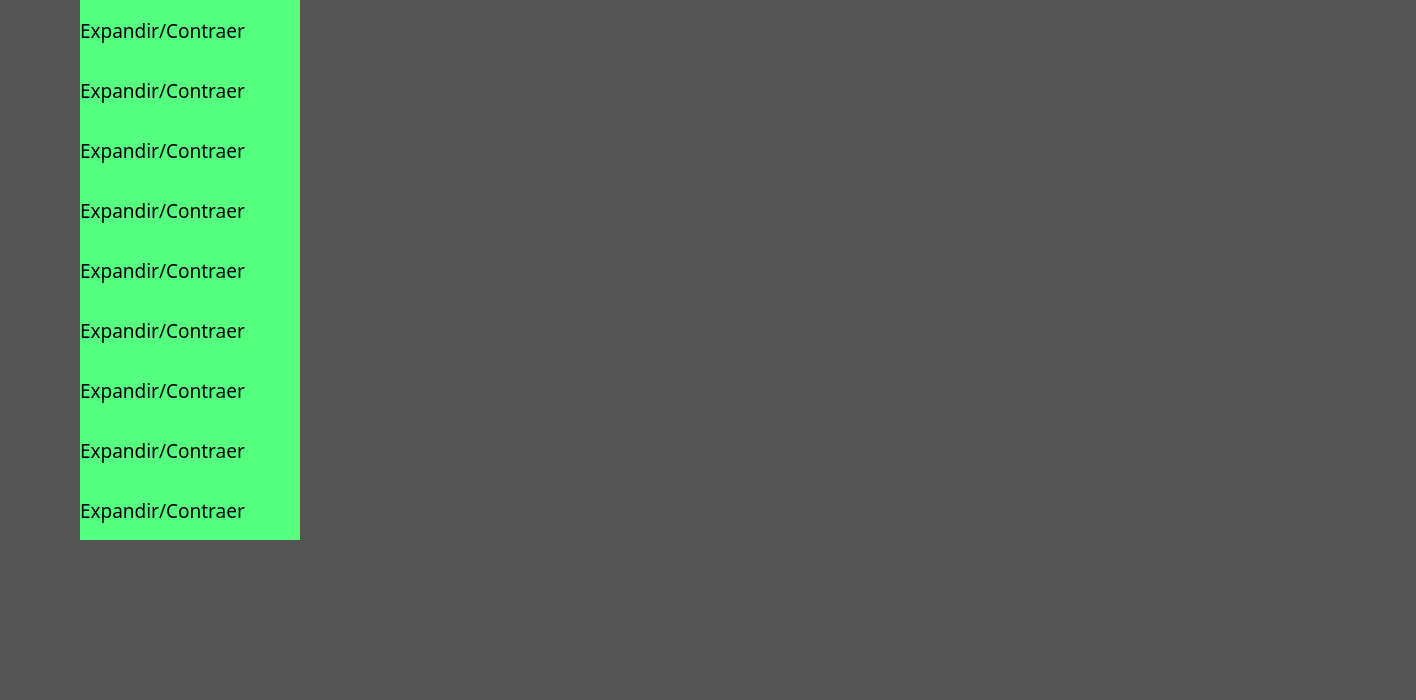
<?xml version="1.0" encoding="UTF-8"?>
<ui version="4.0">
 <class>MainWindow</class>
 <widget class="QMainWindow" name="MainWindow">
  <property name="geometry">
   <rect>
    <x>0</x>
    <y>0</y>
    <width>1416</width>
    <height>700</height>
   </rect>
  </property>
  <property name="windowTitle">
   <string>MainWindow</string>
  </property>
  <widget class="QWidget" name="centralwidget">
   <property name="styleSheet">
    <string notr="true">background-color: rgb(85, 85, 85);</string>
   </property>
   <layout class="QHBoxLayout" name="horizontalLayout">
    <property name="spacing">
     <number>0</number>
    </property>
    <property name="leftMargin">
     <number>0</number>
    </property>
    <property name="topMargin">
     <number>0</number>
    </property>
    <property name="rightMargin">
     <number>0</number>
    </property>
    <property name="bottomMargin">
     <number>0</number>
    </property>
    <item>
     <widget class="QFrame" name="frame_fondo">
      <property name="minimumSize">
       <size>
        <width>1366</width>
        <height>700</height>
       </size>
      </property>
      <property name="frameShape">
       <enum>QFrame::NoFrame</enum>
      </property>
      <property name="frameShadow">
       <enum>QFrame::Raised</enum>
      </property>
      <layout class="QHBoxLayout" name="horizontalLayout_2">
       <property name="spacing">
        <number>0</number>
       </property>
       <property name="leftMargin">
        <number>0</number>
       </property>
       <property name="topMargin">
        <number>0</number>
       </property>
       <property name="rightMargin">
        <number>0</number>
       </property>
       <property name="bottomMargin">
        <number>0</number>
       </property>
       <item>
        <widget class="QFrame" name="frame_menu">
         <property name="sizePolicy">
          <sizepolicy hsizetype="Expanding" vsizetype="Expanding">
           <horstretch>0</horstretch>
           <verstretch>0</verstretch>
          </sizepolicy>
         </property>
         <property name="minimumSize">
          <size>
           <width>300</width>
           <height>0</height>
          </size>
         </property>
         <property name="maximumSize">
          <size>
           <width>300</width>
           <height>16777215</height>
          </size>
         </property>
         <property name="frameShape">
          <enum>QFrame::NoFrame</enum>
         </property>
         <property name="frameShadow">
          <enum>QFrame::Raised</enum>
         </property>
         <layout class="QHBoxLayout" name="horizontalLayout_3">
          <property name="spacing">
           <number>0</number>
          </property>
          <property name="leftMargin">
           <number>0</number>
          </property>
          <property name="topMargin">
           <number>0</number>
          </property>
          <property name="rightMargin">
           <number>0</number>
          </property>
          <property name="bottomMargin">
           <number>0</number>
          </property>
          <item>
           <widget class="QFrame" name="frame_img">
            <property name="sizePolicy">
             <sizepolicy hsizetype="Preferred" vsizetype="Preferred">
              <horstretch>0</horstretch>
              <verstretch>0</verstretch>
             </sizepolicy>
            </property>
            <property name="minimumSize">
             <size>
              <width>80</width>
              <height>0</height>
             </size>
            </property>
            <property name="maximumSize">
             <size>
              <width>80</width>
              <height>16777215</height>
             </size>
            </property>
            <property name="frameShape">
             <enum>QFrame::NoFrame</enum>
            </property>
            <property name="frameShadow">
             <enum>QFrame::Raised</enum>
            </property>
            <layout class="QVBoxLayout" name="verticalLayout_2">
             <property name="spacing">
              <number>0</number>
             </property>
             <property name="leftMargin">
              <number>0</number>
             </property>
             <property name="topMargin">
              <number>0</number>
             </property>
             <property name="rightMargin">
              <number>0</number>
             </property>
             <property name="bottomMargin">
              <number>0</number>
             </property>
             <item>
              <widget class="QLabel" name="l_img_expande_1">
               <property name="minimumSize">
                <size>
                 <width>0</width>
                 <height>60</height>
                </size>
               </property>
               <property name="maximumSize">
                <size>
                 <width>16777215</width>
                 <height>60</height>
                </size>
               </property>
               <property name="text">
                <string/>
               </property>
              </widget>
             </item>
             <item>
              <widget class="QLabel" name="l_img_expande_2">
               <property name="minimumSize">
                <size>
                 <width>0</width>
                 <height>60</height>
                </size>
               </property>
               <property name="maximumSize">
                <size>
                 <width>16777215</width>
                 <height>60</height>
                </size>
               </property>
               <property name="text">
                <string/>
               </property>
              </widget>
             </item>
             <item>
              <widget class="QLabel" name="l_img_expande_3">
               <property name="minimumSize">
                <size>
                 <width>0</width>
                 <height>60</height>
                </size>
               </property>
               <property name="maximumSize">
                <size>
                 <width>16777215</width>
                 <height>60</height>
                </size>
               </property>
               <property name="text">
                <string/>
               </property>
              </widget>
             </item>
             <item>
              <widget class="QLabel" name="l_img_expande_4">
               <property name="minimumSize">
                <size>
                 <width>0</width>
                 <height>60</height>
                </size>
               </property>
               <property name="maximumSize">
                <size>
                 <width>16777215</width>
                 <height>60</height>
                </size>
               </property>
               <property name="text">
                <string/>
               </property>
              </widget>
             </item>
             <item>
              <widget class="QLabel" name="l_img_expande_5">
               <property name="minimumSize">
                <size>
                 <width>0</width>
                 <height>60</height>
                </size>
               </property>
               <property name="maximumSize">
                <size>
                 <width>16777215</width>
                 <height>60</height>
                </size>
               </property>
               <property name="text">
                <string/>
               </property>
              </widget>
             </item>
             <item>
              <widget class="QLabel" name="l_img_expande_6">
               <property name="minimumSize">
                <size>
                 <width>0</width>
                 <height>60</height>
                </size>
               </property>
               <property name="maximumSize">
                <size>
                 <width>16777215</width>
                 <height>60</height>
                </size>
               </property>
               <property name="text">
                <string/>
               </property>
              </widget>
             </item>
             <item>
              <widget class="QLabel" name="l_img_expande_7">
               <property name="minimumSize">
                <size>
                 <width>0</width>
                 <height>60</height>
                </size>
               </property>
               <property name="maximumSize">
                <size>
                 <width>16777215</width>
                 <height>60</height>
                </size>
               </property>
               <property name="text">
                <string/>
               </property>
              </widget>
             </item>
             <item>
              <widget class="QLabel" name="l_img_expande_8">
               <property name="minimumSize">
                <size>
                 <width>0</width>
                 <height>60</height>
                </size>
               </property>
               <property name="maximumSize">
                <size>
                 <width>16777215</width>
                 <height>60</height>
                </size>
               </property>
               <property name="text">
                <string/>
               </property>
              </widget>
             </item>
             <item>
              <widget class="QLabel" name="l_img_expande_9">
               <property name="minimumSize">
                <size>
                 <width>0</width>
                 <height>60</height>
                </size>
               </property>
               <property name="maximumSize">
                <size>
                 <width>16777215</width>
                 <height>60</height>
                </size>
               </property>
               <property name="text">
                <string/>
               </property>
              </widget>
             </item>
            </layout>
           </widget>
          </item>
          <item alignment="Qt::AlignTop">
           <widget class="QFrame" name="frame_label">
            <property name="sizePolicy">
             <sizepolicy hsizetype="Preferred" vsizetype="Preferred">
              <horstretch>0</horstretch>
              <verstretch>0</verstretch>
             </sizepolicy>
            </property>
            <property name="minimumSize">
             <size>
              <width>220</width>
              <height>0</height>
             </size>
            </property>
            <property name="maximumSize">
             <size>
              <width>220</width>
              <height>16777215</height>
             </size>
            </property>
            <property name="styleSheet">
             <string notr="true">background-color: rgb(85, 255, 127);</string>
            </property>
            <property name="frameShape">
             <enum>QFrame::NoFrame</enum>
            </property>
            <property name="frameShadow">
             <enum>QFrame::Raised</enum>
            </property>
            <layout class="QVBoxLayout" name="verticalLayout">
             <property name="spacing">
              <number>0</number>
             </property>
             <property name="leftMargin">
              <number>0</number>
             </property>
             <property name="topMargin">
              <number>0</number>
             </property>
             <property name="rightMargin">
              <number>0</number>
             </property>
             <property name="bottomMargin">
              <number>0</number>
             </property>
             <item>
              <widget class="QLabel" name="l_label_op_1">
               <property name="minimumSize">
                <size>
                 <width>0</width>
                 <height>60</height>
                </size>
               </property>
               <property name="maximumSize">
                <size>
                 <width>16777215</width>
                 <height>60</height>
                </size>
               </property>
               <property name="font">
                <font>
                 <family>Unispace</family>
                 <pointsize>14</pointsize>
                 <weight>50</weight>
                 <bold>false</bold>
                </font>
               </property>
               <property name="text">
                <string>Expandir/Contraer</string>
               </property>
              </widget>
             </item>
             <item>
              <widget class="QLabel" name="l_label_op_2">
               <property name="minimumSize">
                <size>
                 <width>0</width>
                 <height>60</height>
                </size>
               </property>
               <property name="maximumSize">
                <size>
                 <width>16777215</width>
                 <height>60</height>
                </size>
               </property>
               <property name="font">
                <font>
                 <family>Unispace</family>
                 <pointsize>14</pointsize>
                 <weight>50</weight>
                 <bold>false</bold>
                </font>
               </property>
               <property name="text">
                <string>Expandir/Contraer</string>
               </property>
              </widget>
             </item>
             <item>
              <widget class="QLabel" name="l_label_op_3">
               <property name="minimumSize">
                <size>
                 <width>0</width>
                 <height>60</height>
                </size>
               </property>
               <property name="maximumSize">
                <size>
                 <width>16777215</width>
                 <height>60</height>
                </size>
               </property>
               <property name="font">
                <font>
                 <family>Unispace</family>
                 <pointsize>14</pointsize>
                 <weight>50</weight>
                 <bold>false</bold>
                </font>
               </property>
               <property name="text">
                <string>Expandir/Contraer</string>
               </property>
              </widget>
             </item>
             <item>
              <widget class="QLabel" name="l_label_op_4">
               <property name="minimumSize">
                <size>
                 <width>0</width>
                 <height>60</height>
                </size>
               </property>
               <property name="maximumSize">
                <size>
                 <width>16777215</width>
                 <height>60</height>
                </size>
               </property>
               <property name="font">
                <font>
                 <family>Unispace</family>
                 <pointsize>14</pointsize>
                 <weight>50</weight>
                 <bold>false</bold>
                </font>
               </property>
               <property name="text">
                <string>Expandir/Contraer</string>
               </property>
              </widget>
             </item>
             <item>
              <widget class="QLabel" name="l_label_op_5">
               <property name="minimumSize">
                <size>
                 <width>0</width>
                 <height>60</height>
                </size>
               </property>
               <property name="maximumSize">
                <size>
                 <width>16777215</width>
                 <height>60</height>
                </size>
               </property>
               <property name="font">
                <font>
                 <family>Unispace</family>
                 <pointsize>14</pointsize>
                 <weight>50</weight>
                 <bold>false</bold>
                </font>
               </property>
               <property name="text">
                <string>Expandir/Contraer</string>
               </property>
              </widget>
             </item>
             <item>
              <widget class="QLabel" name="l_label_op_6">
               <property name="minimumSize">
                <size>
                 <width>0</width>
                 <height>60</height>
                </size>
               </property>
               <property name="maximumSize">
                <size>
                 <width>16777215</width>
                 <height>60</height>
                </size>
               </property>
               <property name="font">
                <font>
                 <family>Unispace</family>
                 <pointsize>14</pointsize>
                 <weight>50</weight>
                 <bold>false</bold>
                </font>
               </property>
               <property name="text">
                <string>Expandir/Contraer</string>
               </property>
              </widget>
             </item>
             <item>
              <widget class="QLabel" name="l_label_op_7">
               <property name="minimumSize">
                <size>
                 <width>0</width>
                 <height>60</height>
                </size>
               </property>
               <property name="maximumSize">
                <size>
                 <width>16777215</width>
                 <height>60</height>
                </size>
               </property>
               <property name="font">
                <font>
                 <family>Unispace</family>
                 <pointsize>14</pointsize>
                 <weight>50</weight>
                 <bold>false</bold>
                </font>
               </property>
               <property name="text">
                <string>Expandir/Contraer</string>
               </property>
              </widget>
             </item>
             <item>
              <widget class="QLabel" name="l_label_op_8">
               <property name="minimumSize">
                <size>
                 <width>0</width>
                 <height>60</height>
                </size>
               </property>
               <property name="maximumSize">
                <size>
                 <width>16777215</width>
                 <height>60</height>
                </size>
               </property>
               <property name="font">
                <font>
                 <family>Unispace</family>
                 <pointsize>14</pointsize>
                 <weight>50</weight>
                 <bold>false</bold>
                </font>
               </property>
               <property name="text">
                <string>Expandir/Contraer</string>
               </property>
              </widget>
             </item>
             <item>
              <widget class="QLabel" name="l_label_op_9">
               <property name="minimumSize">
                <size>
                 <width>0</width>
                 <height>60</height>
                </size>
               </property>
               <property name="maximumSize">
                <size>
                 <width>16777215</width>
                 <height>60</height>
                </size>
               </property>
               <property name="font">
                <font>
                 <family>Unispace</family>
                 <pointsize>14</pointsize>
                 <weight>50</weight>
                 <bold>false</bold>
                </font>
               </property>
               <property name="text">
                <string>Expandir/Contraer</string>
               </property>
              </widget>
             </item>
            </layout>
           </widget>
          </item>
         </layout>
        </widget>
       </item>
       <item>
        <widget class="QFrame" name="frame_3">
         <property name="frameShape">
          <enum>QFrame::NoFrame</enum>
         </property>
         <property name="frameShadow">
          <enum>QFrame::Raised</enum>
         </property>
         <layout class="QHBoxLayout" name="horizontalLayout_4">
          <property name="spacing">
           <number>0</number>
          </property>
          <property name="leftMargin">
           <number>0</number>
          </property>
          <property name="topMargin">
           <number>0</number>
          </property>
          <property name="rightMargin">
           <number>0</number>
          </property>
          <property name="bottomMargin">
           <number>0</number>
          </property>
          <item>
           <widget class="QStackedWidget" name="stackedWidget">
            <widget class="QWidget" name="page"/>
            <widget class="QWidget" name="page_2"/>
           </widget>
          </item>
         </layout>
        </widget>
       </item>
      </layout>
     </widget>
    </item>
   </layout>
  </widget>
 </widget>
 <resources/>
 <connections/>
</ui>
